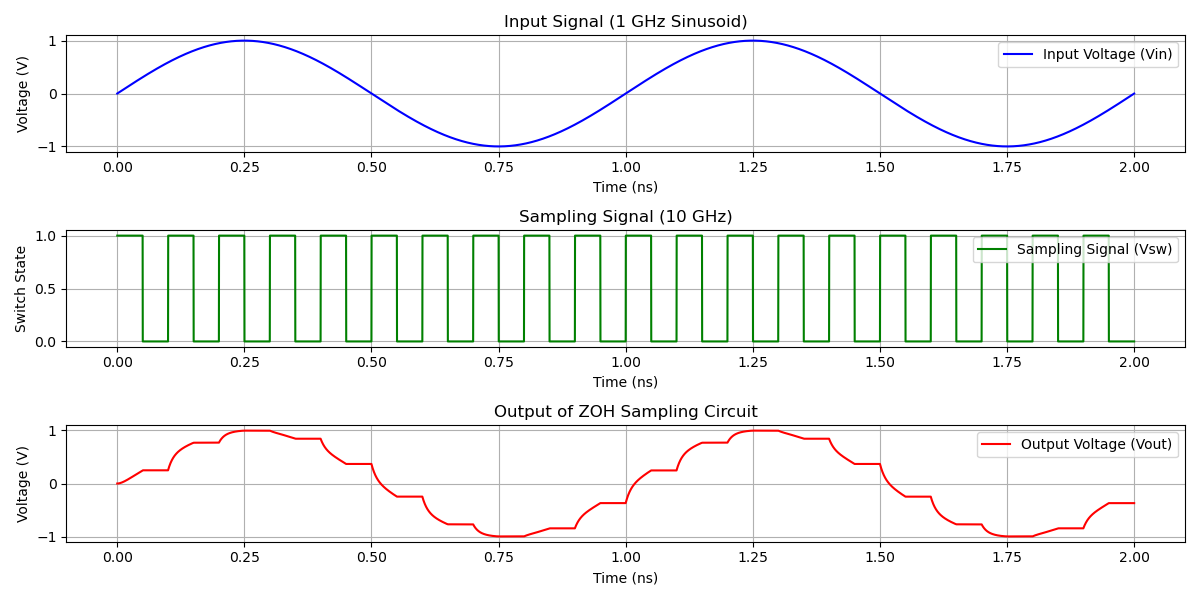

The Python source for this figure:
import numpy as np
import matplotlib.pyplot as plt

# Parameters
f_in = 1e9  # Input signal frequency: 1 GHz
f_s = 10e9  # Sampling frequency: 10 GHz
tau = 10e-12  # Time constant: 10 ps
R = 1000  # Resistance: 1 kOhm
C = tau / R  # Capacitance: 10 fF

# Time parameters
T_s = 1 / f_s  # Sampling period: 1 / 10 GHz = 100 ps
T_sim = 2e-9  # Total simulation time: 2 ns
dt = 1e-13  # Time step for simulation (small enough for accuracy)
t = np.arange(0, T_sim, dt)  # Time array

# Input signal: Sinusoidal at 1 GHz
Vin = np.sin(2 * np.pi * f_in * t)

# Sampling signal: Square wave at 10 GHz (50% duty cycle)
Vsw = np.zeros_like(t)
for i in range(len(t)):
    Vsw[i] = 1 if (t[i] % T_s) < (T_s / 2) else 0  # ON for half the sampling period

# Simulate the output voltage
Vout = np.zeros_like(t)
Vout[0] = 0  # Initial condition: Vout(0) = 0

# Numerical integration using Euler's method
for i in range(1, len(t)):
    if Vsw[i] == 1:  # Switch ON: RC circuit behavior
        dVout_dt = (1 / tau) * (Vin[i] - Vout[i-1])
        Vout[i] = Vout[i-1] + dVout_dt * dt
    else:  # Switch OFF: Hold the previous value
        Vout[i] = Vout[i-1]

# Plot the results
plt.figure(figsize=(12, 6))

# Plot input signal
plt.subplot(3, 1, 1)
plt.plot(t * 1e9, Vin, label='Input Voltage (Vin)', color='blue')
plt.xlabel('Time (ns)')
plt.ylabel('Voltage (V)')
plt.title('Input Signal (1 GHz Sinusoid)')
plt.grid(True)
plt.legend()

# Plot sampling signal
plt.subplot(3, 1, 2)
plt.plot(t * 1e9, Vsw, label='Sampling Signal (Vsw)', color='green')
plt.xlabel('Time (ns)')
plt.ylabel('Switch State')
plt.title('Sampling Signal (10 GHz)')
plt.grid(True)
plt.legend()

# Plot output signal
plt.subplot(3, 1, 3)
plt.plot(t * 1e9, Vout, label='Output Voltage (Vout)', color='red')
plt.xlabel('Time (ns)')
plt.ylabel('Voltage (V)')
plt.title('Output of ZOH Sampling Circuit')
plt.grid(True)
plt.legend()

plt.tight_layout()
plt.show()
